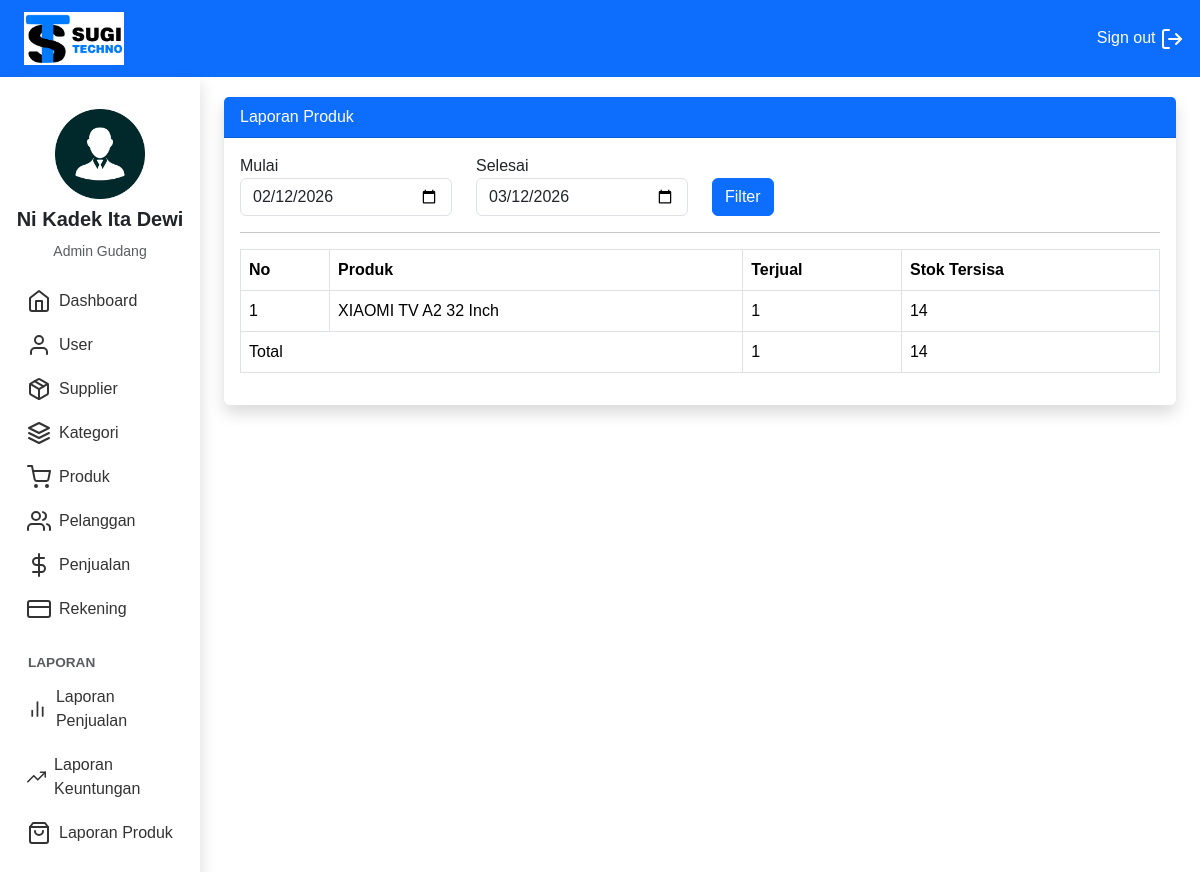
The page /Gudang/index.php?page=laporan_produk (signed in) on the database its author committed.
### tables this page shows
CREATE TABLE `penjualan_produk` (
  `id_penjualan_produk` int(11) NOT NULL,
  `id_penjualan` int(11) NOT NULL,
  `id_produk` int(11) NOT NULL,
  `id_toko` int(11) NOT NULL,
  `harga_beli` int(11) NOT NULL,
  `nama_jual` varchar(255) NOT NULL,
  `harga_jual` int(11) NOT NULL,
  `jumlah_jual` int(11) NOT NULL,
  `subtotal_jual` int(11) NOT NULL
);

CREATE TABLE `produk` (
  `id_produk` int(11) NOT NULL,
  `id_supplier` int(11) NOT NULL,
  `id_kategori` int(11) NOT NULL,
  `id_toko` int(11) NOT NULL,
  `kode_produk` varchar(25) NOT NULL,
  `nama_produk` varchar(255) NOT NULL,
  `beli_produk` int(11) NOT NULL,
  `jual_produk` int(11) NOT NULL,
  `stok_produk` int(11) NOT NULL,
  `foto_produk` varchar(255) NOT NULL,
  `keterangan_produk` text NOT NULL
);

### Gudang/laporan_produk.php (the view)
<?php
if(isset($_POST['tglm']) AND $_POST['tgls'])
{
  $tglm = $_POST['tglm'];
  $tgls = $_POST['tgls'];
}
else
{
  $tgls = date("Y-m-d");
  $tglm = (new DateTime($tgls))->modify("-1 month")->format("Y-m-d");
}
$laporan = array();
$id_toko = $_SESSION['user']['id_toko'];
$ambil = $koneksi->query("SELECT *,SUM(jumlah_jual) as terjual FROM penjualan_produk
                        LEFT JOIN produk ON penjualan_produk.id_produk=produk.id_produk
                        LEFT JOIN penjualan ON penjualan_produk.id_penjualan=penjualan.id_penjualan
                        WHERE penjualan_produk.id_toko='$id_toko'  AND DATE(tanggal_penjualan) BETWEEN '$tglm' AND '$tgls'
                        GROUP BY penjualan_produk.id_produk ");
while($tiap = $ambil->fetch_assoc())
{
$laporan[] = $tiap;
}
?>
<div class="card border-0 shadow">
<div class="card-header bg-primary text-white">Laporan Produk</div>
        <div class="card-body">
            <form action="" method="post">
                <div class="row">
                    <div class="col-md-3">
                        <label for="">Mulai</label>
                        <input type="date" name="tglm" class="form-control" value="<?php echo $tglm ?>">
                    </div>
                    <div class="col-md-3">
                        <label for="">Selesai</label>
                        <input type="date" name="tgls" class="form-control" value="<?php echo $tgls ?>">
                    </div>
                    <div class="col-md-3">
                        <label for="">&nbsp;</label><br>
                        <button class="btn btn-primary" name="filter">Filter</button>
                    </div>
                </div>
            </form>
            <hr>
            <table class="table table-bordered" id="tabel">
            <thead>
              <tr>
                <th>No</th>
                <th>Produk</th>
                <th>Terjual</th>
                <th>Stok Tersisa</th>
              </tr>
            </thead>
            <tbody>
              <?php
              $totalTerjual = 0;
              $totalStok = 0;
              ?>
              <?php foreach ($laporan as $key => $value): ?>
                <?php
                $totalTerjual += $value['terjual'];
                $totalStok += $value['stok_produk'];
                ?>
                <tr>
                  <td><?php echo $key + 1; ?></td>
                  <td><?php echo $value["nama_produk"]; ?></td>
                  <td><?php echo $value["terjual"]; ?></td>
                  <td><?php echo $value["stok_produk"]; ?></td>
                </tr>
              <?php endforeach; ?>
            </tbody>
            <tfoot>
              <tr>
                <td colspan="2">Total</td>
                <td><?php echo number_format($totalTerjual); ?></td>
                <td><?php echo number_format($totalStok); ?></td>
              </tr>
            </tfoot>
          </table>
        </div>
    </div>

### Gudang/index.php (style rules this page uses)
body { font-family: 'Arial', sans-serif; background-color: #f8f9fa; }

### rows shown on the page
penjualan_produk: id_produk.nama_produk "XIAOMI TV A2 32 Inch", terjual "1", id_produk.stok_produk "14"

### other values the page prints
$_SESSION['user']['nama_user'] "Ni Kadek Ita Dewi"
$totalTerjual "1"
$totalStok "14"
